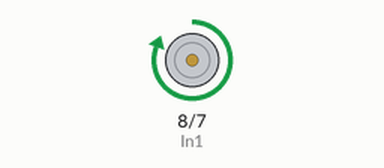
Recording of a program running on a simulated MicroPython board. On the bench: motor-driver pin pairs drawn as motors (green arrow = first pin HIGH = forward, orange = second pin HIGH = backward, longer = more drive).

Above: at 0.2 s.
At 1.7 s:
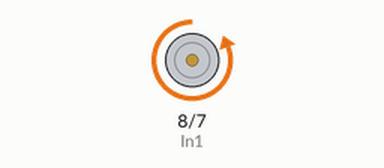
At 5.5 s:
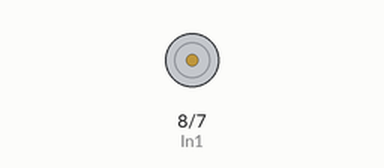
Timing chart, 0 to 6.9 s (numbered marks = the images above):
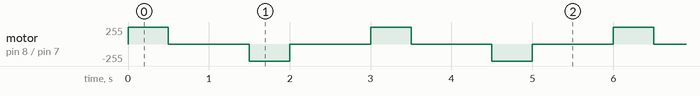

The program:

Dc_Motor.py
```python
from machine import Pin
import time

In1=Pin(8,Pin.OUT)
In2=Pin(7,Pin.OUT)

def move_forward():
    In1.high()
    In2.low()
def move_backward():
    In1.low()
    In2.high()
def stop():
    In1.low()
    In2.low()

while True:
    move_forward()
    time.sleep(0.5)
    stop()
    time.sleep(1)

    move_backward()
    time.sleep(0.5)
    stop()
    time.sleep(1)
```

Measured:
- by itself, motor on pin 8 (In1) / pin 7 (In2): repeats every 3.0 s: stopped 1.0 s, backward 255/255 0.50 s, stopped 1.0 s, forward 255/255 0.50 s
